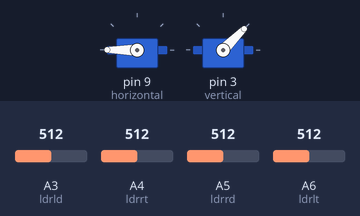
The sketch below on a simulated Arduino Nano, built with avr-gcc and run on an emulated ATmega328P. Shown: 2 × servo. Inputs (shaded band) come from the test bench; at power-on: A3 (ldrld) = 512, A5 (ldrrd) = 512, A4 (ldrrt) = 512, A6 (ldrlt) = 512.

Above: at 3.7 s.
3.8 s: A3 (ldrld) set to 683
5.3 s: A3 (ldrld) set to 704
At 5.46 s:
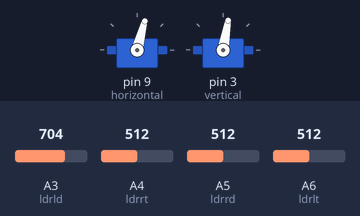
At 7.4 s:
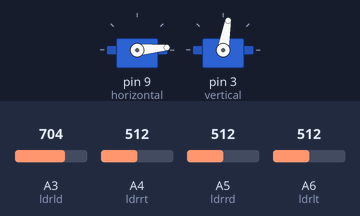
7.7 s: A5 (ldrrd) set to 152
9.2 s: A5 (ldrrd) set to 131
At 10.7 s:
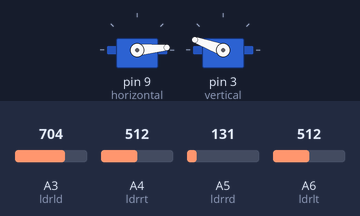
11.5 s: A4 (ldrrt) set to 156
13.0 s: A4 (ldrrt) set to 130
At 13.15 s:
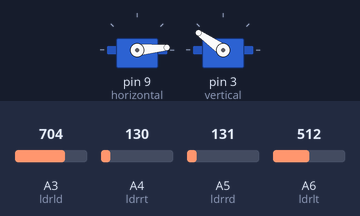
Timing chart, 0 to 15.8 s (numbered marks = the images above; inputs shaded):
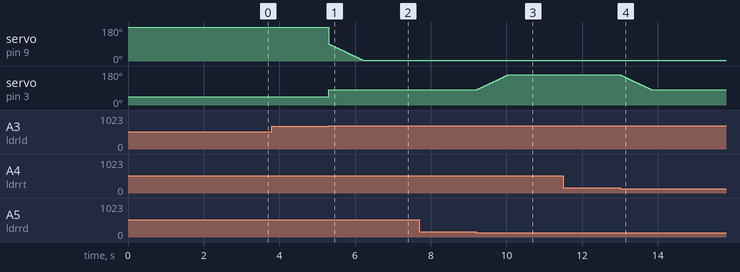

Measured:
- the behaviour switches between 693 and 694 on A3 (ldrld) (found by bisection; images 0 and 1)
- the behaviour switches between 140 and 139 on A5 (ldrrd) (found by bisection; images 2 and 3)
- the behaviour switches between 142 and 141 on A4 (ldrrt) (found by bisection; images 3 and 4)
- after the input at 3.8 s, every drawn part: stays the same
- after the input at 5.3 s, servo on pin 9 (horizontal): moves from 180° to 5° over 0.89 s, starting at once; servo on pin 3 (vertical): 45° → 80° at once
- after the input at 7.7 s, every drawn part: stays the same
- after the input at 9.2 s, servo on pin 3 (vertical): moves from 80° to 160° over 0.84 s, starting at once
- after the input at 11.5 s, every drawn part: stays the same
- after the input at 13.0 s, servo on pin 3 (vertical): moves from 160° to 80° over 0.84 s, starting at once

The sketch:

Solar_tracker.ino
```cpp
#include <Servo.h>
Servo horizontal;  // horizontal servo
int servoh = 90;
int servohLimitHigh = 85;
int servohLimitLow = 5;
// 65 degrees MAX
Servo vertical;  // vertical servo
int servov = 45;
int servovLimitHigh = 160;
int servovLimitLow = 80;
// LDR pin connections
// name = analogpin;
int ldrlt = A6;  //LDR top left - BOTTOM LEFT <--- BDG
int ldrrt = A4;  //LDR top rigt - BOTTOM RIGHT
int ldrld = A3;  //LDR down left - TOP LEFT
int ldrrd = A5;  //ldr down rigt - TOP RIGHT
void setup() {
  horizontal.attach(9);
  vertical.attach(3);
  horizontal.write(180);
  vertical.write(45);
  delay(2500);
}
void loop() {
  int lt = analogRead(ldrlt);  // top left
  int rt = analogRead(ldrrt);  // top right
  int ld = analogRead(ldrld);  // down left
  int rd = analogRead(ldrrd);  // down right
  int dtime = 10;
  int tol = 90;             // dtime=diffirence time, tol=toleransi
  int avt = (lt + rt) / 2;  // average value top
  int avd = (ld + rd) / 2;  // average value down
  int avl = (lt + ld) / 2;  // average value left
  int avr = (rt + rd) / 2;  // average value right
  int dvert = avt - avd;    // check the diffirence of up and down
  int dhoriz = avl - avr;   // check the diffirence og left and rigt
  if (-1 * tol > dvert || dvert > tol) {
    if (avt > avd) {
      servov = ++servov;
      if (servov > servovLimitHigh) { servov = servovLimitHigh; }
    } else if (avt < avd) {
      servov = --servov;
      if (servov < servovLimitLow) { servov = servovLimitLow; }
    }
    vertical.write(servov);
  }
  if (-1 * tol > dhoriz || dhoriz > tol)  // check if the diffirence is in the tolerance else change horizontal angle
  {
    if (avl > avr) {
      servoh = --servoh;
      if (servoh < servohLimitLow) {
        servoh = servohLimitLow;
      }
    } else if (avl < avr) {
      servoh = ++servoh;
      if (servoh > servohLimitHigh) {
        servoh = servohLimitHigh;
      }
    } else if (avl = avr) {
      delay(5000);
    }
    horizontal.write(servoh);
  }
  delay(dtime);
}
```
